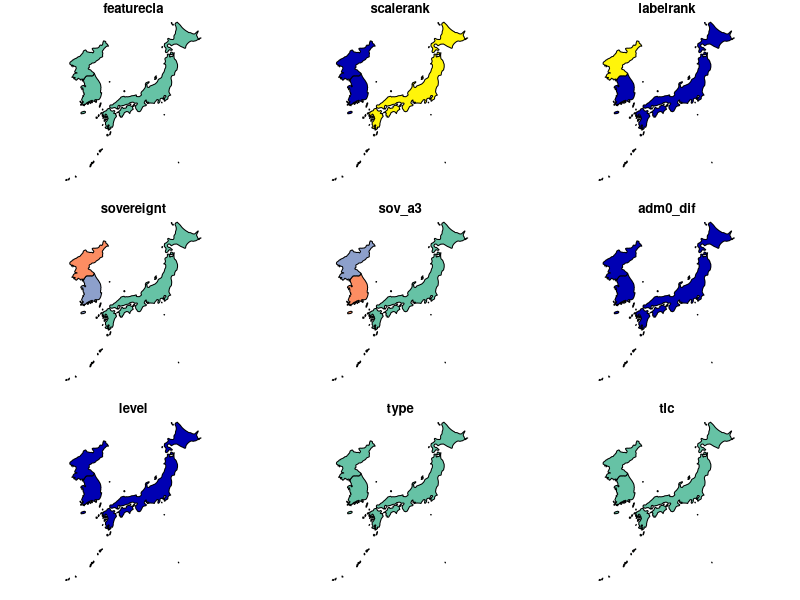

This chart was generated by the following R code: (Note: this script raises an error after producing the figure.)
## ---- chunk 1
knitr::opts_chunk$set(echo = TRUE)

countries <- rnaturalearth::ne_countries(country = c('Japan', 
                                                     'South Korea', 
                                                     'North Korea'), 
                                         returnclass = 'sf', 
                                         scale = 'medium')
plot(countries)
## ---- chunk 2
gdd <- read_stars('~/Desktop/CHELSA_V2_bio_clim/CHELSA_gdd10_1981-2010_V.2.1.tif') %>%
  st_crop(countries) %>%
  setNames('GDD10')
## ---- chunk 3
ggplot() +
  geom_stars(data = gdd) +
  scale_fill_viridis_c(option = 'magma', na.value = NA) +
  geom_sf(data = countries, fill = NA) +
  coord_sf(ylim = c(30, 45)) +
  theme_bw()
## ---- chunk 4
gdd_class <- gdd %>% 
  transmute(niche = case_when(GDD10 > 3300 ~ 'Tropical Japonica (130 day)',
                              GDD10 > 3000 ~ 'Temperate Japonica (150 day) and Indica (120 day)',
                              GDD10 > 2900 ~ 'Tropical Japonica (120 day)',
                              GDD10 > 2500 ~ 'Temperate Japonica (130 day)',
                              GDD10 > 2400 ~ 'Indica (110 day)',
                              !is.na(GDD10) ~ 'None') %>%
              factor(levels = c('None', 'Indica (110 day)', 
                                'Temperate Japonica (130 day)', 
                                'Tropical Japonica (120 day)', 
                                'Indica (120 day) or Temperate Japonica (150 day)', 
                                'Tropical Japonica (130 day)'))) 
## ---- chunk 5
ggplot() +
  geom_stars(data = gdd_class) +
  scale_fill_brewer(palette = 'Spectral', direction = -1, na.value = NA) +
  geom_sf(data = countries, fill = NA) +
  coord_sf(ylim = c(30, 45)) +
  theme_bw()
## ---- chunk 6
rice_polys <- read_sf('japan_poly.shp') %>% 
  select(-id) %>% 
  replace_na(replace = list(type = 'rice')) %>%
  st_make_valid() %>%
  mutate(type = as.factor(type))
## ---- chunk 7
plot(rice_polys)
## ---- chunk 8
poly_mean <- aggregate(gdd, rice_polys, mean, na.rm = TRUE, exact = TRUE)
poly_sd <- aggregate(gdd, rice_polys, mean, na.rm = TRUE, exact = TRUE)
## ---- chunk 9
test %>% plot
## ---- chunk 10
st_crop(gdd, rice_polys) %>% plot
## ---- chunk 11
test <- st_rasterize(rice_polys, dx = 0.00833333) %>% st_warp(gdd)

plot(test, downsample = 1)



test2 <- gdd %>% 
  st_crop(test) %>% 
  st_as_stars()

test3 <- gdd %>%
  st_as_stars() %>%
  c(test) %>%
  as_tibble() %>%
  filter(!is.na(GDD10)) %>%
  mutate(type = if_else(is.na(type), 'no rice', as.character(type)))

test3 %>%
  ggplot(aes(GDD10, group = type, fill = type)) +
  geom_density(alpha = .5)

test3 %>%
  mutate(type = if_else(type == 'no rice', type, 'rice')) %>%
  ggplot(aes(GDD10, group = type, fill = type)) +
  geom_density(alpha = .5)
## ---- chunk 12
as_tibble(test2) %>%
  left_join(as_tibble(test)) %>%
  remove_missing()

as_tibble(test) %>% remove_missing
as_tibble(test2) %>% remove_missing
